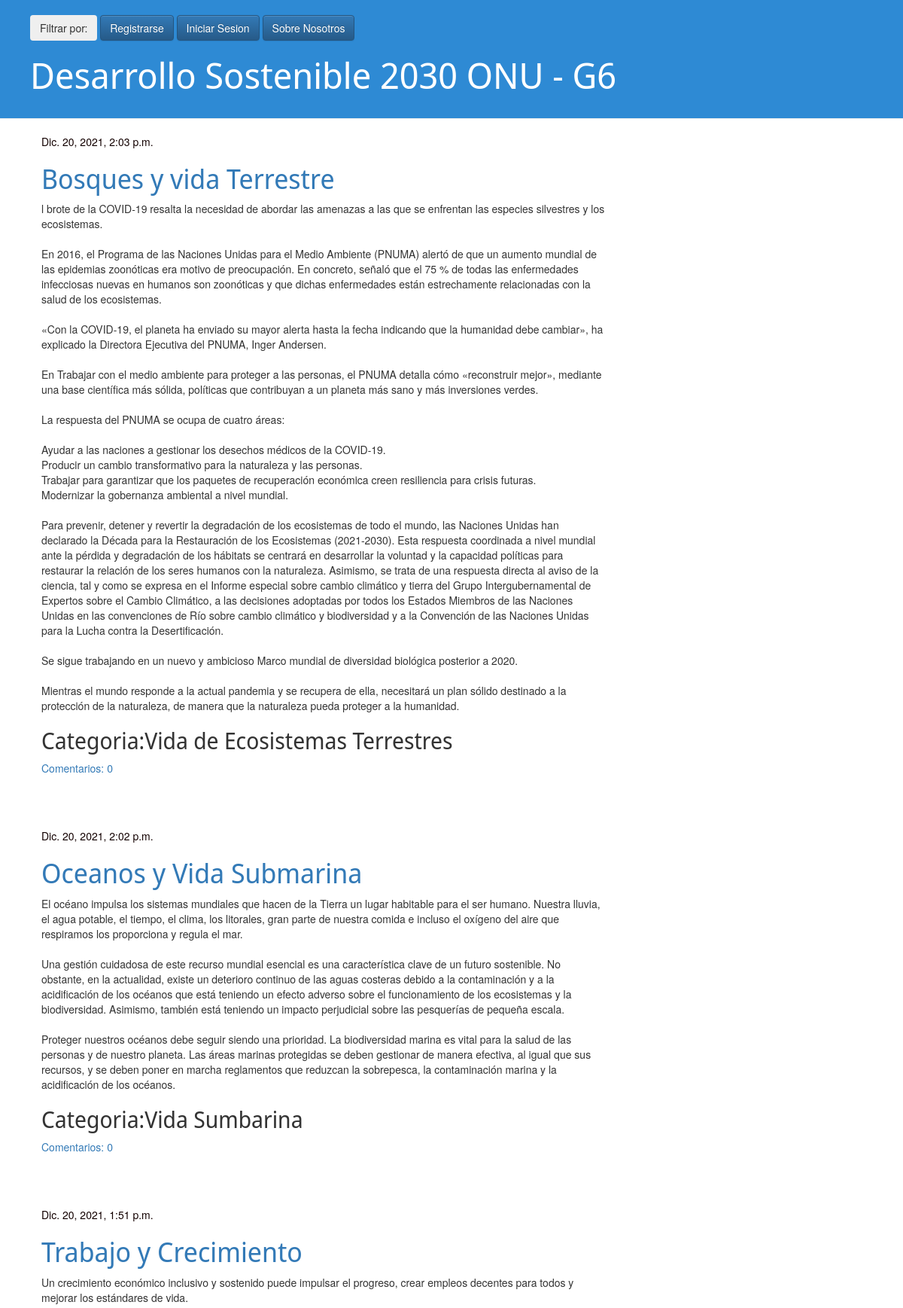
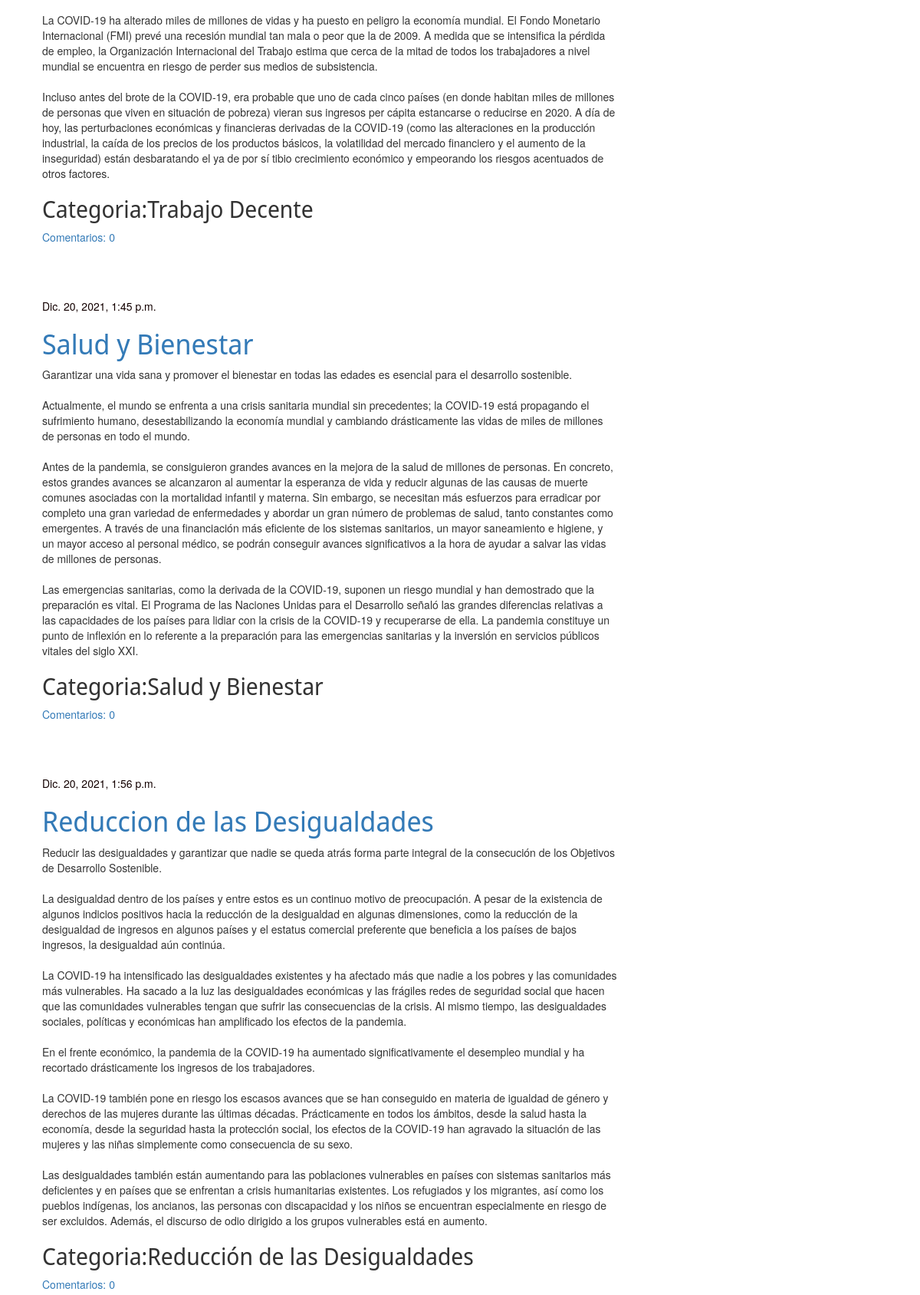
Screenshot of /filter_by_category_reverse/ (upper part) with the database file from the repository (2 pictures, top to bottom).
### blog/models.py (models this page shows, shortened)
class Post(models.Model):
    CATEGORIES_CHOICES = (
        ('Fin de la Pobreza' , 'Fin de la pobreza'),
        ('Hambre Cero' ,'Hambre Cero'),
        ('Salud y Bienestar' ,'Salud y Bienestar'),
        ('Educación de Calidad', 'Educación de Calidad'),
        ('Igualdad de Género', 'Igualdad de Género'),
        ('Agua limpia y Saneamiento', 'Agua limpia y Saneamiento'),
        ('Energía asequible y no contaminante', 'Energía asequible y no contaminante'),
        ('Trabajo Decente', 'Trabajo Decente'),
        ('Industria,Innovacion e Infraestructura', 'Industria,Innovacion e Infraestructura'),
        ('Reducción de las Desigualdades', 'Reducción de las Desigualdades'),
        ('Ciudades Sostenibles', 'Ciudades Sostenibles'),
        ('Producción y Consumo Responsable', 'Producción y Consumo Responsable'),
        ('Acción por el Clima' , 'Acción por el Clima'),
        ('Vida Sumbarina' , 'Vida Submarina'),
        ('Vida de Ecosistemas Terrestres' , 'Vida de Ecosistemas Terrestres'),
        ('Paz y Justicia' , 'Paz y Justicia'),
        ('Alianzas para lograr los objetivos' , 'Alianzas para lograr los objetivos')
           )
    author = models.ForeignKey('auth.User', on_delete=models.CASCADE)
    title = models.CharField(max_length=200)
    text = models.TextField()
    image = models.ImageField(null=True, blank=True,upload_to="media/" )
    created_date = models.DateTimeField(
            default=timezone.now)
    published_date = models.DateTimeField(
            blank=True, null=True)
    category = models.CharField(
        max_length=120,
        choices=CATEGORIES_CHOICES,
        default='sin categoria'
        )

### blog/views.py (the view)
# urls.py: path('filter_by_category_reverse/', filter_by_category_reverse, name='filter_by_category_reverse'),
def filter_by_category_reverse(request):
    posts = Post.objects.all().order_by('-category')
    return render(request, 'blog/post_list.html', {'posts': posts})

### blog/templates/blog/post_list.html
{% extends 'blog/base.html' %} {% block content %} {% for post in posts %}
<div class="post">
    <div class="date">
        {{ post.published_date }}
    </div>
    <h1><a href="{% url 'post_detail' pk=post.pk %}">{{ post.title }}</a></h1>
    <p>{{ post.text|linebreaksbr }}</p>
    <h2>Categoria:{{ post.category|linebreaksbr }}</h2>
    <a href="{% url 'post_detail' pk=post.pk %}">Comentarios: {{ post.comments.count }}</a>
</div>
{% endfor %} {% endblock content %}

### blog/static/css/blog.css (style rules this page uses)
h1, h2, h3, h4 { font-family: 'Noto Sans Display', sans-serif; }
.date { color: #130101; }
.post { margin-bottom: 70px; }

### rows the page displays
Post: published_date "Dic. 20, 2021, 2:03 p.m.", title "Bosques y vida Terrestre", text "l brote de la COVID-19 resalta la necesidad de abordar las amenazas a las que se enfrentan las especies silvestres y los ecosistemas. En 2016, el Programa de las Naciones Unidas para el Medio Ambiente (PNUMA) alertó de que un aumento mundial de las epidemias zoonóticas era motivo de preocupación. En concreto, señaló que el 75 % de todas las enfermedades infecciosas nuevas en humanos son zoonóticas y que dichas enfermedades están estrechamente relacionadas con la salud de los ecosistemas. «Con la COVID-19, el planeta ha enviado su mayor alerta hasta la fecha indicando que la humanidad debe cambiar», ha explicado la Directora Ejecutiva del PNUMA, Inger Andersen. En Trabajar con el medio…", category "Vida de Ecosistemas Terrestres", comments.count "0"
Post: published_date "Dic. 20, 2021, 2:02 p.m.", title "Oceanos y Vida Submarina", text "El océano impulsa los sistemas mundiales que hacen de la Tierra un lugar habitable para el ser humano. Nuestra lluvia, el agua potable, el tiempo, el clima, los litorales, gran parte de nuestra comida e incluso el oxígeno del aire que respiramos los proporciona y regula el mar. Una gestión cuidadosa de este recurso mundial esencial es una característica clave de un futuro sostenible. No obstante, en la actualidad, existe un deterioro continuo de las aguas costeras debido a la contaminación y a la acidificación de los océanos que está teniendo un efecto adverso sobre el funcionamiento de los ecosistemas y la biodiversidad. Asimismo, también está teniendo un impacto perjudicial sobre las…", category "Vida Sumbarina", comments.count "0"
Post: published_date "Dic. 20, 2021, 1:51 p.m.", title "Trabajo y Crecimiento", text "Un crecimiento económico inclusivo y sostenido puede impulsar el progreso, crear empleos decentes para todos y mejorar los estándares de vida. La COVID-19 ha alterado miles de millones de vidas y ha puesto en peligro la economía mundial. El Fondo Monetario Internacional (FMI) prevé una recesión mundial tan mala o peor que la de 2009. A medida que se intensifica la pérdida de empleo, la Organización Internacional del Trabajo estima que cerca de la mitad de todos los trabajadores a nivel mundial se encuentra en riesgo de perder sus medios de subsistencia. Incluso antes del brote de la COVID-19, era probable que uno de cada cinco países (en donde habitan miles de millones de personas que viven…", category "Trabajo Decente", comments.count "0"
Post: published_date "Dic. 20, 2021, 1:45 p.m.", title "Salud y Bienestar", text "Garantizar una vida sana y promover el bienestar en todas las edades es esencial para el desarrollo sostenible. Actualmente, el mundo se enfrenta a una crisis sanitaria mundial sin precedentes; la COVID-19 está propagando el sufrimiento humano, desestabilizando la economía mundial y cambiando drásticamente las vidas de miles de millones de personas en todo el mundo. Antes de la pandemia, se consiguieron grandes avances en la mejora de la salud de millones de personas. En concreto, estos grandes avances se alcanzaron al aumentar la esperanza de vida y reducir algunas de las causas de muerte comunes asociadas con la mortalidad infantil y materna. Sin embargo, se necesitan más esfuerzos para…", category "Salud y Bienestar", comments.count "0"
Post: published_date "Dic. 20, 2021, 1:56 p.m.", title "Reduccion de las Desigualdades", text "Reducir las desigualdades y garantizar que nadie se queda atrás forma parte integral de la consecución de los Objetivos de Desarrollo Sostenible. La desigualdad dentro de los países y entre estos es un continuo motivo de preocupación. A pesar de la existencia de algunos indicios positivos hacia la reducción de la desigualdad en algunas dimensiones, como la reducción de la desigualdad de ingresos en algunos países y el estatus comercial preferente que beneficia a los países de bajos ingresos, la desigualdad aún continúa. La COVID-19 ha intensificado las desigualdades existentes y ha afectado más que nadie a los pobres y las comunidades más vulnerables. Ha sacado a la luz las desigualdades…", category "Reducción de las Desigualdades", comments.count "0"
